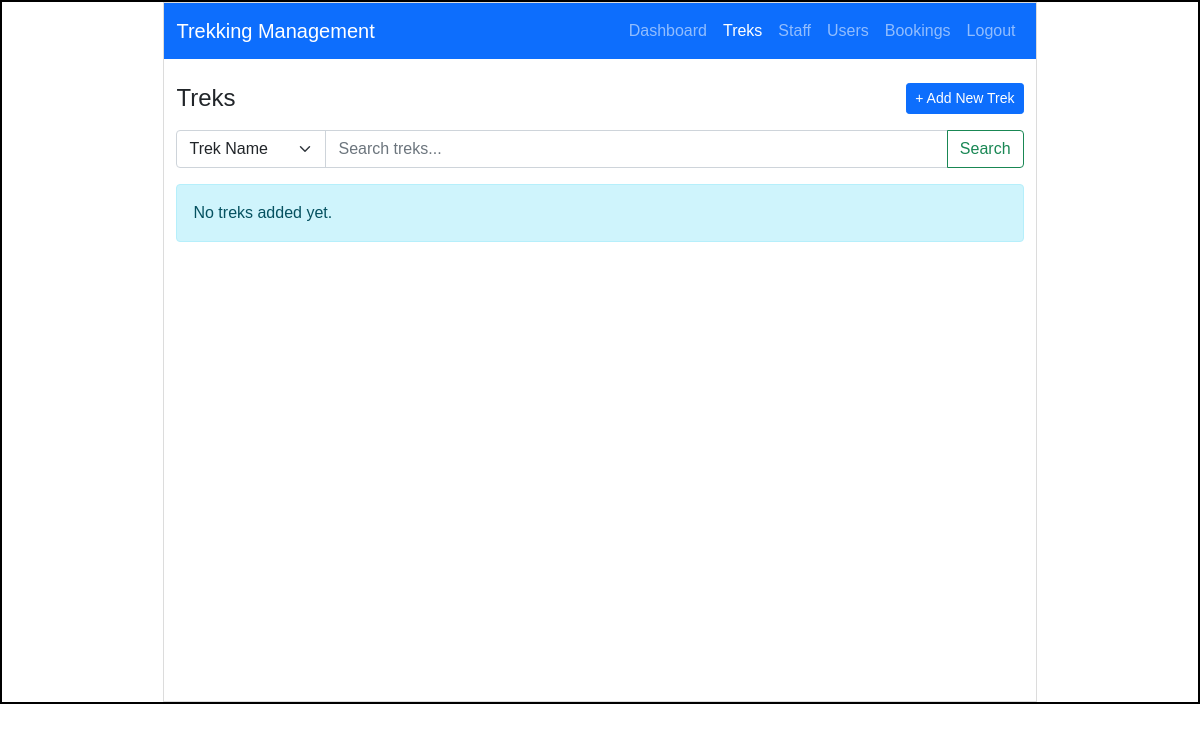
/admin/treks (signed in), run on an earlier commit of the app's database.
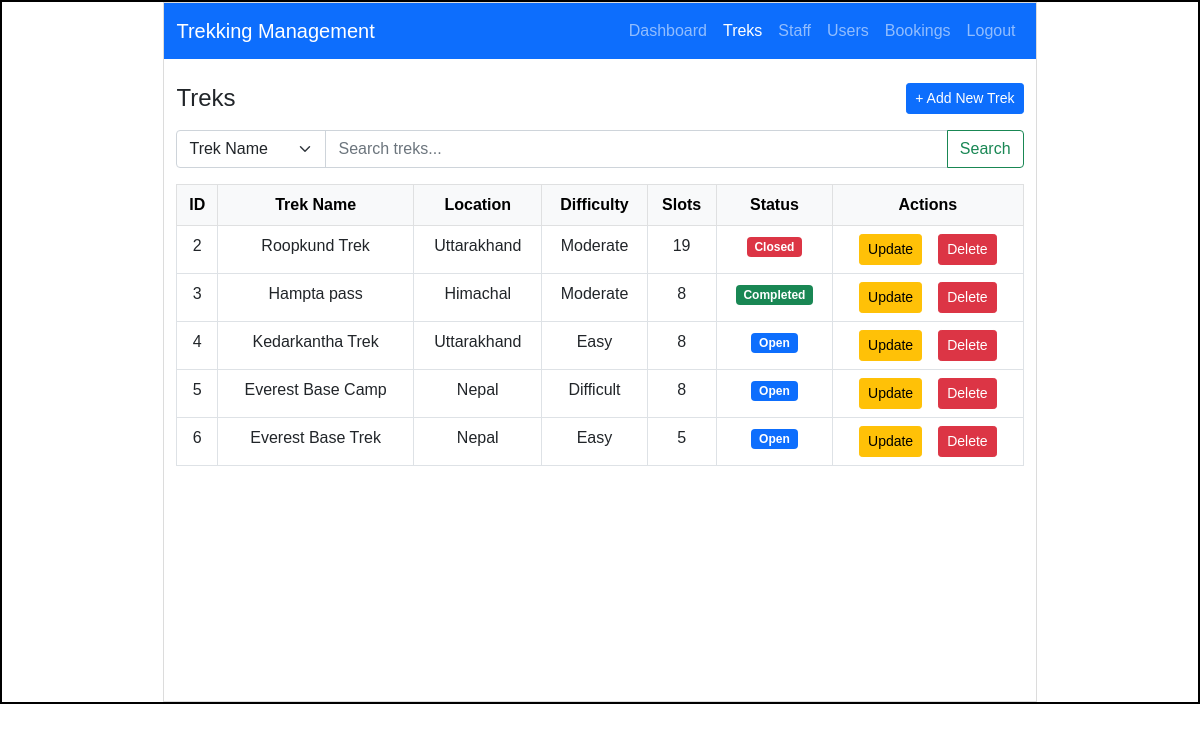
And on a later commit of the database.
### models.py (models this page shows)
class Trek(db.Model):
    __tablename__ = "trek"
    id = db.Column(db.Integer  , primary_key = True)
    trek_name = db.Column(db.String() , nullable = False)
    location = db.Column(db.String(100),nullable=False)
    difficulty = db.Column(db.String(20),nullable=False)
    duration = db.Column(db.Integer,nullable=False)
    available_slots = db.Column(db.Integer,nullable=False)
    trek_status = db.Column(db.String(20),nullable=False,default = "Pending")
    start_date = db.Column(db.Date,nullable=False)
    end_date = db.Column(db.Date,nullable=False)
    description = db.Column(db.Text)
    staff_id = db.Column(db.Integer,db.ForeignKey("staff_profile.id"), nullable = True)
    bookings = db.relationship("Booking",backref = "trek",lazy=True) # One Trek -> Many Bookings

### app.py (the view)
@app.route("/admin/treks")
@role_required("admin")
def admin_treks():
    search_query = request.args.get("search", "").strip()
    search_field = request.args.get("search_field", "trek_name")
    if search_query:
        column = getattr(Trek, search_field)
        treks = Trek.query.filter(column.ilike(f"%{search_query}%")).all()
    else:
        treks = Trek.query.all()
    return render_template("admin_treks.html", treks=treks,
                            search_query=search_query, search_field=search_field)

### app.py (called while the page is built)
def role_required(*roles):
    def decorator(f):
        @wraps(f)
        def wrapper(*args, **kwargs):
            if 'user_id' not in session:
                flash("Please log in to continue.", "warning")
                return redirect(url_for("login"))
            if session.get('role') not in roles:
                flash("You don't have access to that page.", "warning")
                return _redirect_to_own_area()
            return f(*args, **kwargs)
        return wrapper
    return decorator

### templates/admin_treks.html (shortened to what the changed rows need)
<!DOCTYPE html>
<html lang="en">
<head>
    <link rel="stylesheet" href="{{ url_for('static', filename='style.css') }}">
    <link href="https://cdn.jsdelivr.net/npm/bootstrap@5.0.2/dist/css/bootstrap.min.css" rel="stylesheet">
</head>
<body>
    <div id="main">
        <div id="canvas">
            <div class="container mt-4">
                <div class="d-flex justify-content-between align-items-center mb-3">
                    <h4 class="mb-0">Treks</h4>
                    <a href="/admin/trek/add" class="btn btn-primary btn-sm">+ Add New Trek</a>
                </div>
                <form method="GET" action="/admin/treks" class="mb-3">
                    <div class="input-group">
                    </div>
                </form>
                {% if treks %}
                <div style="max-height: 400px; overflow-y: auto;">
                    <table class="table table-bordered table-hover text-center">
                        <thead class="table-light">
                            <tr>
                                <th>ID</th>
                                <th>Trek Name</th>
                                <th>Location</th>
                                <th>Difficulty</th>
                                <th>Slots</th>
                                <th>Status</th>
                                <th>Actions</th>
                            </tr>
                        </thead>
                        <tbody>
                            {% for trek in treks %}
                            <tr>
                                <td>{{ trek.id }}</td>
                                <td>{{ trek.trek_name }}</td>
                                <td>{{ trek.location }}</td>
                                <td>{{ trek.difficulty }}</td>
                                <td>{{ trek.available_slots }}</td>
                                <td>
                                    {% if trek.trek_status == "Open" %}
                                        <span class="badge bg-primary">Open</span>
                                    {% elif trek.trek_status == "Started" %}
                                        <span class="badge bg-warning text-dark">Started</span>
                                    {% elif trek.trek_status == "Completed" %}
                                        <span class="badge bg-success">Completed</span>
                                    {% elif trek.trek_status == "Closed" %}
                                        <span class="badge bg-danger">Closed</span>
                                    {% endif %}
                                </td>
                                <td>
                                    <div class="d-flex gap-3 justify-content-center">
                                        <a href="/admin/trek/edit/{{trek.id}}" class="btn btn-warning btn-sm">Update</a>
                                        <a href="/admin/trek/delete/{{trek.id}}" class="btn btn-danger btn-sm">Delete</a>
                                    </div>
                                </td>
                            </tr>
                            {% endfor %}
                        </tbody>
                    </table>
                </div>
                </div>
                {% elif search_query %}
                <div class="alert alert-warning">No treks found matching "{{ search_query }}".</div>
                {% else %}
                <div class="alert alert-info">No treks added yet.</div>
                {% endif %}
            </div>
        </div>
    </div>
</body>
</html>

What changed in the data, as far as the page shows it:
added Trek: id "2", trek_name "Roopkund Trek", location "Uttarakhand", difficulty "Moderate", available_slots "19", trek_status "Closed"
added Trek: id "3", trek_name "Hampta pass", location "Himachal", difficulty "Moderate", available_slots "8", trek_status "Completed"
added Trek: id "4", trek_name "Kedarkantha Trek", location "Uttarakhand", difficulty "Easy", available_slots "8", trek_status "Open"
added Trek: id "5", trek_name "Everest Base Camp", location "Nepal", difficulty "Difficult", available_slots "8", trek_status "Open"
added Trek: id "6", trek_name "Everest Base Trek", location "Nepal", difficulty "Easy", available_slots "5", trek_status "Open"
Also different on the page:
text no longer shown: "No treks added yet."
text now shown: "ID Trek Name Location Difficulty Slots Status Actions"
